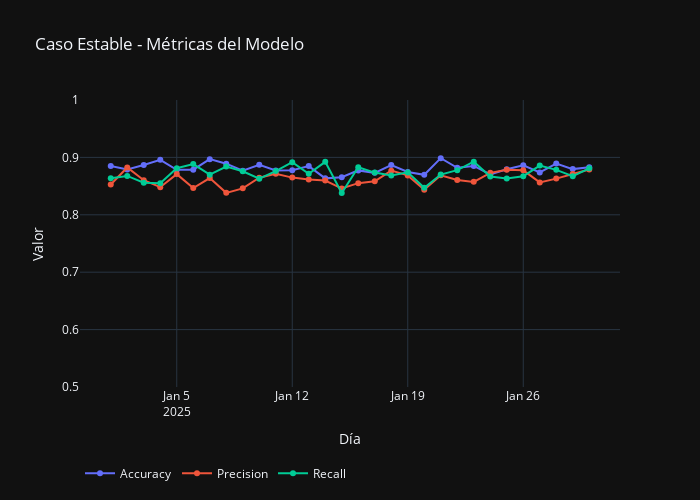
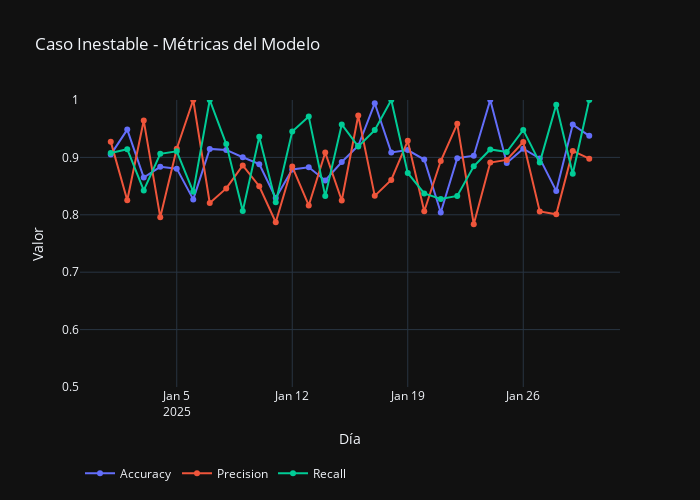

The notebook cell these images were saved under, in order:
### Code cell
import plotly.graph_objects as go

# Plot function
def plot_metrics(df, title):
    fig = go.Figure()

    fig.add_trace(go.Scatter(
        x=df['day'], y=df['accuracy'],
        mode='lines+markers',
        name='Accuracy'
    ))

    fig.add_trace(go.Scatter(
        x=df['day'], y=df['precision'],
        mode='lines+markers',
        name='Precision'
    ))

    fig.add_trace(go.Scatter(
        x=df['day'], y=df['recall'],
        mode='lines+markers',
        name='Recall'
    ))

    fig.update_layout(
        title=title,
        xaxis_title="Día",
        yaxis_title="Valor",
        yaxis=dict(range=[0.5, 1.0]),
        height=500,
        width=700,
        legend=dict(orientation="h", y=-0.25),
        template='plotly_dark'
    )

    fig.show()

plot_metrics(stable, 'Caso Estable - Métricas del Modelo')
plot_metrics(unstable, 'Caso Inestable - Métricas del Modelo')
